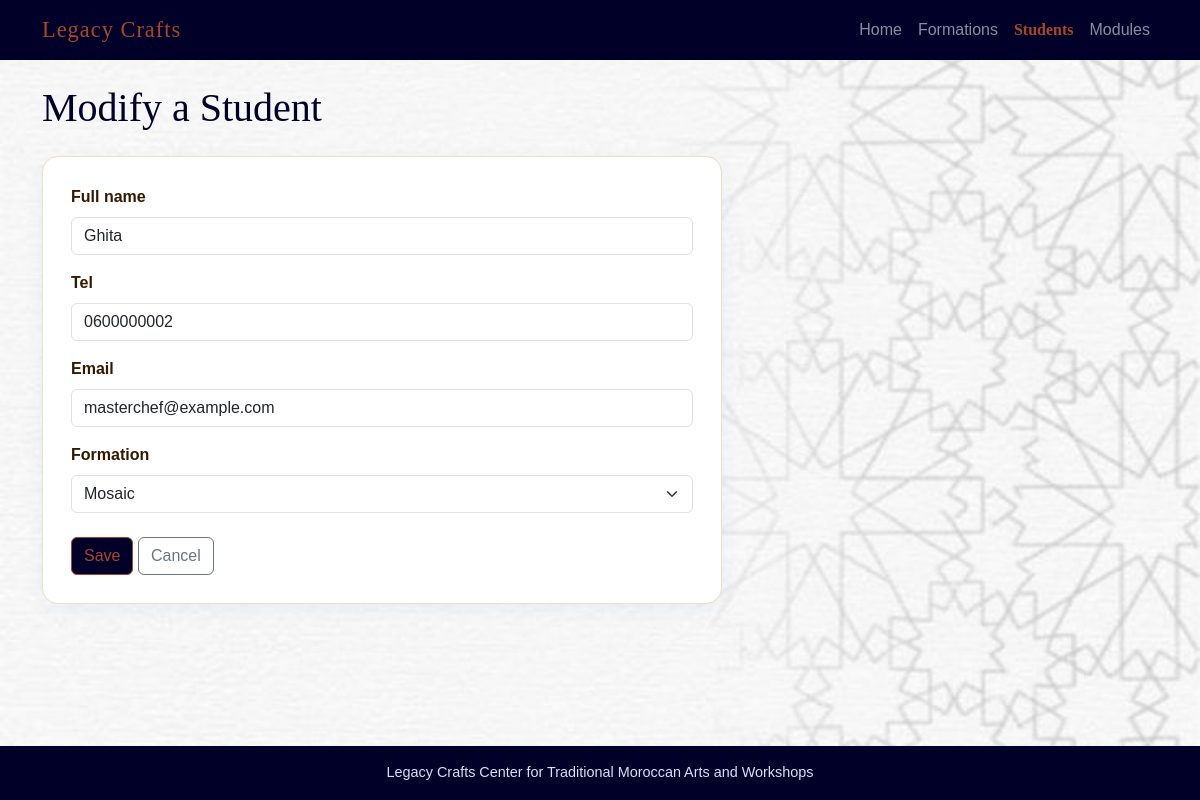
The app's page /etudiant/edit.php?id=2 with its own data.
### tables this page shows
CREATE TABLE etudiant (
    id INT AUTO_INCREMENT PRIMARY KEY,
    nom VARCHAR(100) NOT NULL,
    tel VARCHAR (20) NOT NULL,
    email VARCHAR(100) NOT NULL,
    formation_id INT NOT NULL,
    CONSTRAINT fk_etudiants_formation FOREIGN KEY (formation_id) REFERENCES formations(id) ON DELETE RESTRICT ON UPDATE CASCADE



);

CREATE TABLE formations(
    id INT AUTO_INCREMENT PRIMARY KEY,
    titre VARCHAR(100),
    niveau VARCHAR(100)

);

### includes/functions.php (called while the page is built, shortened)
<?php
function h($text){
    return htmlspecialchars((string) $text, ENT_QUOTES, "UTF-8");
}

### etudiant/edit.php (the view, shortened to what this page needs)
<?php
require_once __DIR__ . "/../database/connexion.php";
require_once __DIR__ . "/../includes/functions.php";
$id = filter_var($_GET["id"] ?? null, FILTER_VALIDATE_INT);
$statement = $pdo->prepare("SELECT * FROM etudiant WHERE id = :id");
$statement->execute(["id" => $id]);
$etudiant = $statement->fetch(PDO::FETCH_ASSOC);
$formations = $pdo->query("SELECT id, titre FROM formations ORDER BY titre")->fetchAll(PDO::FETCH_ASSOC);
$nom = $etudiant["nom"];
$tel = $etudiant["tel"];
$email = $etudiant["email"];
$formationId = $etudiant["formation_id"];
require_once __DIR__ . "/../includes/header.php";
?>
<h1 class="mb-4">Modify a Student</h1>
<form method="POST" class="form-card">
    <div class="mb-3">
        <label for="nom" class="form-label fw-semibold">Full name</label>
        <input type="text" id="nom" name="nom" class="form-control" maxlength="100" value="<?= h($nom) ?>" required>
    </div>
    <div class="mb-3">
        <label for="tel" class="form-label fw-semibold">Tel</label>
        <input type="tel" id="tel" name="tel" class="form-control" maxlength="20" value="<?= h($tel) ?>" required>
    </div>
    <div class="mb-3">
        <label for="email" class="form-label fw-semibold">Email</label>
        <input type="email" id="email" name="email" class="form-control" maxlength="100" value="<?= h($email) ?>" required>
    </div>
    <div class="mb-4">
        <label for="formation_id" class="form-label fw-semibold">Formation</label>
        <select id="formation_id" name="formation_id" class="form-select" required>
            <?php foreach ($formations as $formation) { ?>
                <option value="<?= h($formation["id"]) ?>"
                    <?= (int) $formation["id"] === (int) $formationId ? "selected" : "" ?>>
                    <?= h($formation["titre"]) ?>
                </option>
            <?php } ?>
        </select>
    </div>
    <button type="submit" class="btn btn-main">Save</button>
    <a href="index.php" class="btn btn-outline-secondary">Cancel</a>
</form>
<?php require_once __DIR__ . "/../includes/footer.php"; ?>

### CSS/style.css (style rules this page uses)
body { background-image: url("../images/1045820344730172415.jfif"); background-size: cover; background-repeat: no-repeat; background-position: center top; color:rgb(51, 25, 1); display: flex; min-height: 100vh; flex-direction: column; font-family: 'Lucida Sans', 'Lucida Sans Regular', 'Lucida Grande', 'Lucida Sans Unicode', Geneva, Verdana, sans-serif; }
h1, h2, h3 { font-family: Georgia, 'Times New Roman', Times, serif; color: rgb(0, 0, 41); }
.btn-main { background-color: rgb(0, 0, 41); border-color: #a8452b; color: #a8452b; }
.form-card { background: #fff; border: 1px solid #eadfc8; border-radius: 16px; padding: 28px; max-width: 680px; box-shadow: 0 6px 20px rgba(37, 74, 158, .06); }

### records on screen
etudiant: nom "Ghita", tel "0600000002", email "masterchef@example.com", formation_id "Mosaic"
